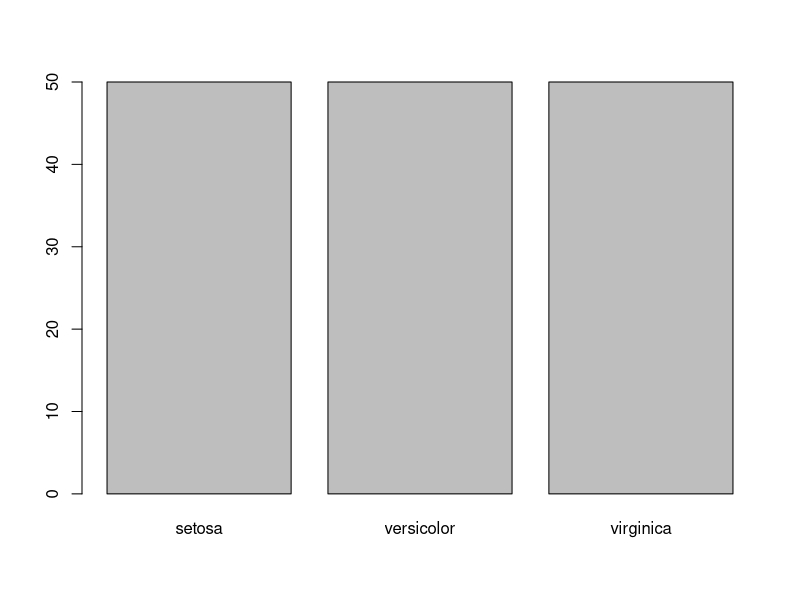
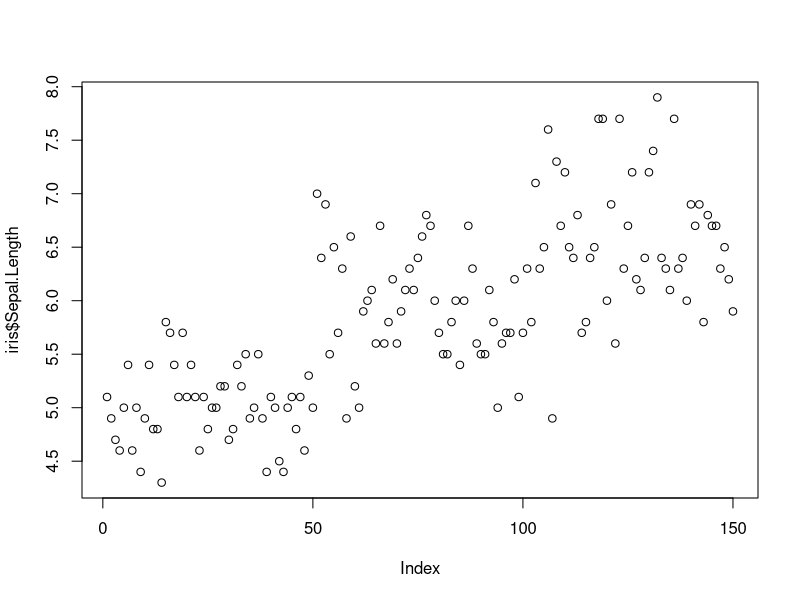
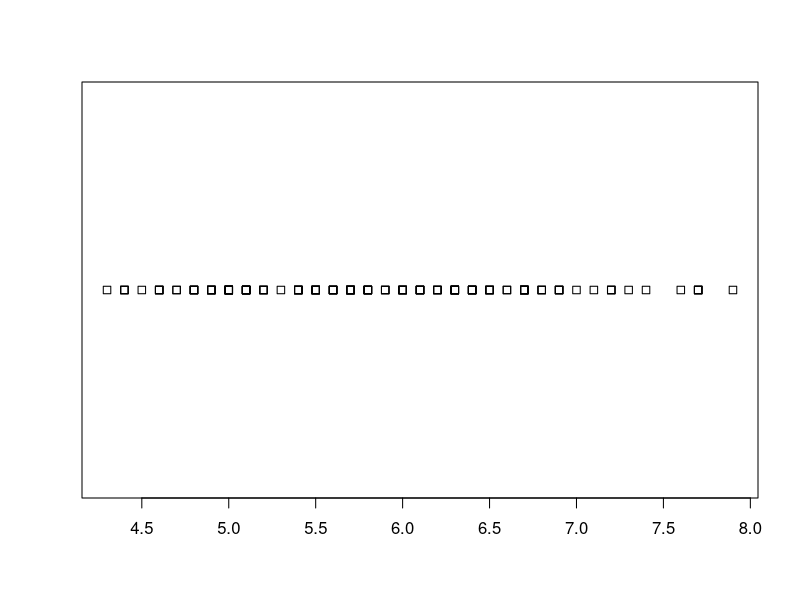
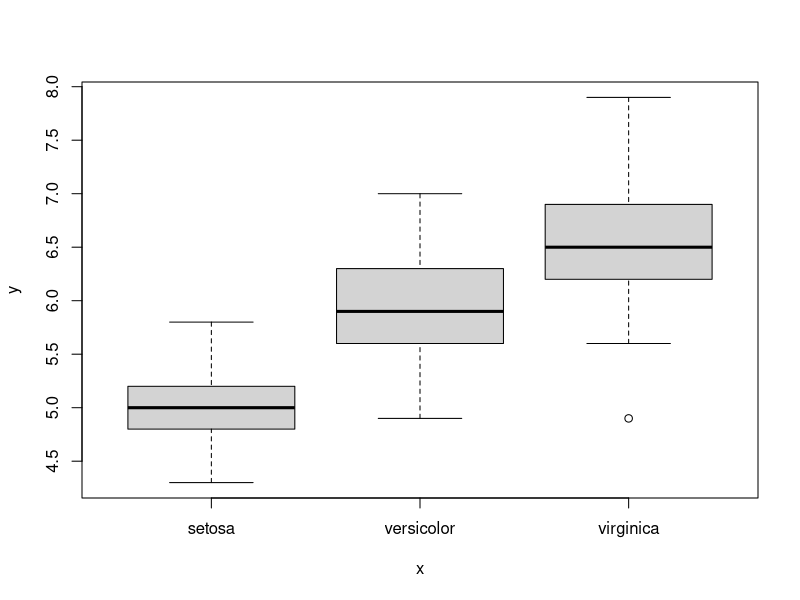
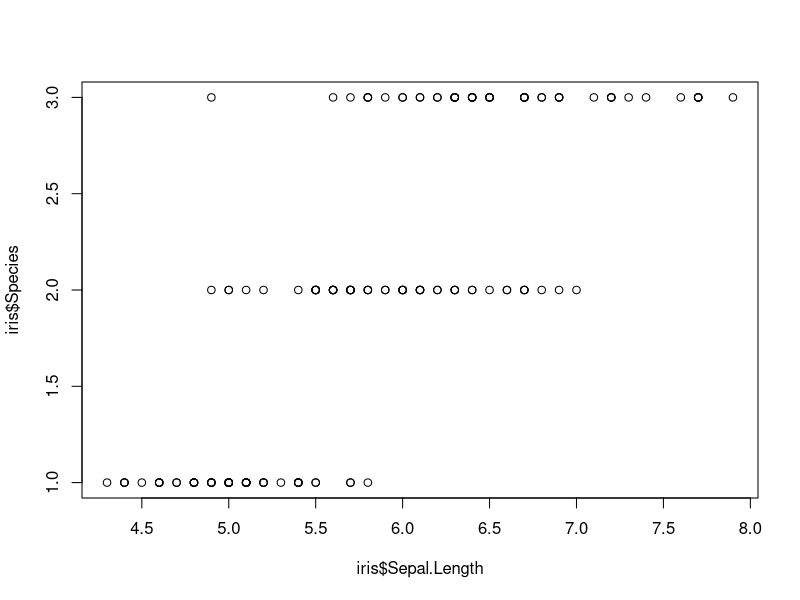
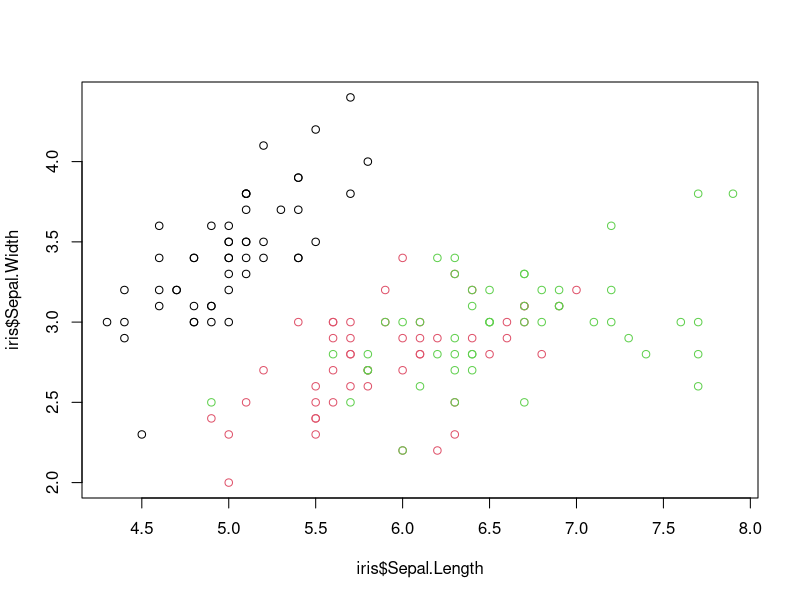
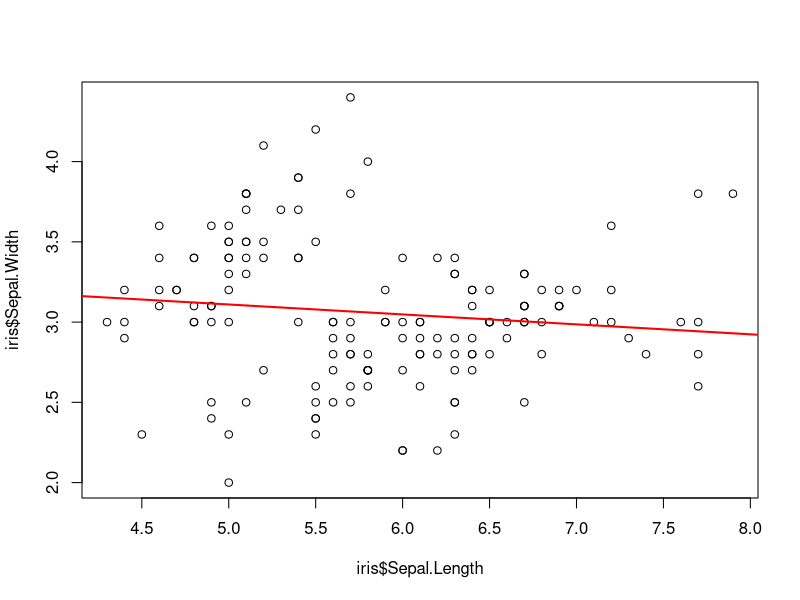
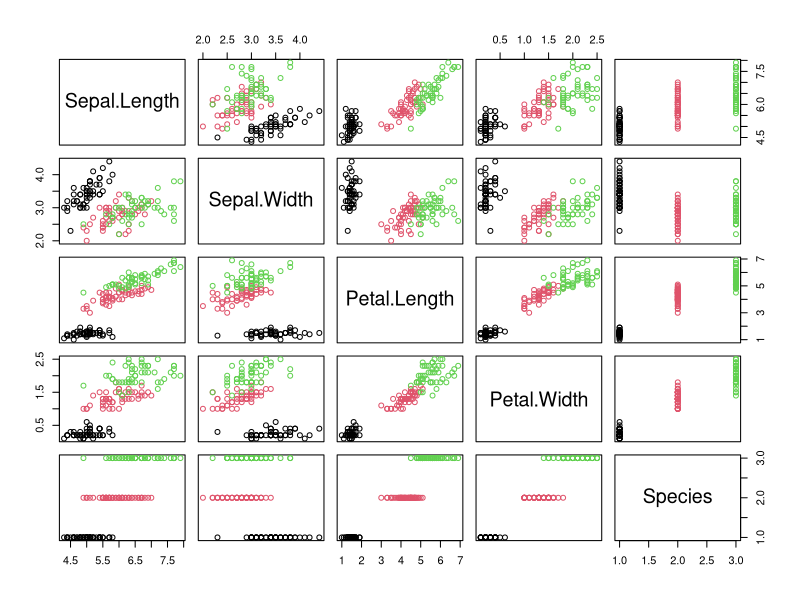

Recreate these plots in R, in order.
## ---- chunk 1
library(tidyverse)
library(ggthemes)
## ---- chunk 2
iris <- as_tibble(iris)
iris
## ---- chunk 3
plot(iris$Species)
## ---- chunk 4
plot(iris$Sepal.Length)
## ---- chunk 5
stripchart(iris$Sepal.Length)
## ---- chunk 6
plot(iris$Species, iris$Sepal.Length)
## ---- chunk 7
plot( iris$Sepal.Length, iris$Species )
## ---- chunk 8
plot(iris$Sepal.Length, iris$Sepal.Width, col=iris$Species)
## ---- chunk 9
plot(iris$Sepal.Length, iris$Sepal.Width)
abline(
  lm(iris$Sepal.Width~iris$Sepal.Length), 
  col="red", 
  lwd=2
  )
## ---- chunk 10
plot(iris, col=iris$Species)
## ---- chunk 11
hist(iris$Sepal.Length)
## ---- chunk 12
hist(iris$Sepal.Length, breaks = seq(4, 9, by = 0.25))
## ---- chunk 13
hist(iris$Sepal.Length, breaks = 15)
## ---- chunk 14
hist(iris$Sepal.Length,
     freq = FALSE, #if TRUE, the histogram graphic is a representation of frequencies, the counts component of the result; if FALSE, probability densities are plotted so that the histogram has a total area of one
     col="red",
     breaks = 15,
     xlim = c(3, 9), #limits the X axis from 3 to 9
     ylim = c(0, 0.6), #limits the Y axis from 0 to 0.6
     main = "Iris",
     xlab = "sepal length",
     ylab="probability density")

abline(v = median(iris$Sepal.Length), col = "blue", lwd = 2) #vertical line that intercepts x at median sepal length
abline(h = 0.3, col = "cyan", lwd = 2) #horisontal line that intercepts y at 0.3
## ---- chunk 15
iris %>% ggplot()
## ---- chunk 16
iris %>% ggplot(aes(x=Sepal.Length, y=Sepal.Width))
## ---- chunk 17
iris %>% ggplot(aes(x=Sepal.Length, y=Sepal.Width)) + 
  geom_point() + 
  geom_smooth(method = "lm")
## ---- chunk 18
iris %>% ggplot(aes(x=Sepal.Length, y=Sepal.Width)) +
  geom_point(aes(color=Species)) + 
  geom_smooth(method = "lm", color="black", se=FALSE) +
  theme_classic()
## ---- chunk 19
ggplot(iris, aes(x=Sepal.Length, y=Sepal.Width)) +
  geom_point() +
  geom_smooth(data=filter(iris, Species =="setosa"), method = lm) +
  theme_classic()
## ---- chunk 20
ggplot(iris, aes(x=Sepal.Length, y=Sepal.Width)) +
  geom_point() +
  geom_smooth(data=filter(iris, Species %in% c("virginica", "versicolor")), method = lm) + 
  theme_bw()
## ---- chunk 21
ggplot(iris, aes(x=Sepal.Length, y=Sepal.Width, color=Species)) +
  geom_point() +
  geom_smooth(method = "lm", se=F) +
  theme_tufte()
## ---- chunk 22
(midwest <- as_tibble(midwest) %>% select(percwhite, percbelowpoverty, poptotal))
## ---- chunk 23

ggplot(midwest, aes(percwhite, percbelowpoverty)) +
  geom_point(aes(size = poptotal)) +
  geom_smooth(aes(weight = poptotal), method = lm, size = 1) + 
  geom_smooth(method = lm, color="red") +
  labs(x="percent white", y="percent below poverty")
## ---- chunk 24
sp <- ggplot(data=mtcars, aes(x=wt, y=mpg)) + geom_point()
reg<-lm(mpg ~ wt, data = mtcars)
reg
coeff=coefficients(reg)
# Equation of the line : 
sp + geom_abline(intercept = coeff[1], slope = coeff[2], color="red", 
                 linetype="dashed", size=1.5)
## ---- chunk 25
# Simple scatter plot
sp <- ggplot(data=mtcars, aes(x=wt, y=mpg)) + geom_point()
# Add horizontal line at y = 2O
sp + geom_hline(yintercept=20, linetype="dashed", 
                color = "red", size=2)
## ---- chunk 26
# Add a vertical line at x = 3
sp + geom_vline(xintercept = 3, linetype="dotted", 
                color = "blue", size=1.5)
## ---- chunk 27
# Add a vertical line segment
sp + geom_segment(aes(x = 4, y = 15, xend = 4, yend = 27))
# Add horizontal line segment
sp + geom_segment(aes(x = 2, y = 15, xend = 3, yend = 15))
## ---- chunk 28
library(grid)
sp + geom_segment(aes(x = 5, y = 30, xend = 3.5, yend = 25),
                  arrow = arrow(length = unit(0.5, "cm")))
## ---- chunk 29
ggplot(iris) +
  geom_point(aes(x=Sepal.Length, y=Sepal.Width, size = Petal.Length, color= Species))
## ---- chunk 30
ggplot(iris) +
  geom_point(aes(x=Sepal.Length, y=Sepal.Width, size = Petal.Length), color= "red")
## ---- chunk 31
head(mpg, 2)
mpg<-mpg

best_in_class <- mpg %>%
  group_by(class) %>%
  top_n(1, hwy)

head(best_in_class)
## ---- chunk 32
ggplot(mpg, aes(displ, hwy)) +
  geom_point(aes(colour = class))+
  geom_point(size = 3, shape = 1, data = best_in_class) 
## ---- chunk 33
library(ggrepel)
ggplot(mpg, aes(displ, hwy)) +
  geom_point(aes(colour = class))+
  geom_point(size = 3, shape = 1, data = best_in_class) +
  geom_label_repel(aes(label = model), data = best_in_class, cex=2)

## ---- chunk 34
#here we separate different classes of cars into different colors
ggplot(mpg, aes(displ, hwy)) +
  geom_point(aes(colour = class))
## ---- chunk 35
ggplot(mpg, aes(displ, hwy)) +
   geom_point()+
  facet_wrap(~class, nrow=2)
## ---- chunk 36
ggplot(mpg, aes(displ, hwy)) +
   geom_point()+
  facet_wrap(~class, ncol=3)
## ---- chunk 37
ggplot(mpg, aes(displ, hwy)) +
   geom_point()+
  facet_grid(drv ~ cyl)
## ---- chunk 38
ggplot(mpg, aes(displ, hwy)) +
   geom_point()+
  facet_grid(. ~ drv)
## ---- chunk 39
ggplot(mpg, aes(displ, hwy)) +
   geom_point()+
  facet_grid(drv ~ .)
## ---- chunk 40
ggplot(diamonds, aes(log10(carat), log10(price))) +
  geom_bin2d()
## ---- chunk 41
ggplot(diamonds, aes(carat, price)) +
  geom_bin2d() + 
  scale_x_log10() + 
  scale_y_log10()
## ---- chunk 42
sp <- ggplot(cars, aes(x = speed, y = dist)) + geom_point()
sp
#data and scale are linear

sp + scale_x_continuous(trans='log2') + scale_y_continuous(trans='log2')
#data and scale are both logarithmic

sp + coord_trans(x="log2", y="log2") #data is log transformed but the scale is linear
## ---- chunk 43
ggplot(mpg, aes(displ, hwy)) +
  geom_point() +
  scale_y_continuous(breaks = seq(15, 40, by = 5))
## ---- chunk 44
ggplot(iris, mapping = aes(x = Species, y = Sepal.Length)) + 
  geom_boxplot() +
  coord_flip()
## ---- chunk 45
a1 <- ggplot(iris, aes(Sepal.Length, Sepal.Width, color = Species)) + 
  geom_point()

a1 + labs(
     title = "Title",
     subtitle = "subtitle",
     caption = "caption"
      )
## ---- chunk 46
ggplot(mpg, aes(displ, hwy)) +
  geom_point(aes(color = drv)) +
  scale_colour_brewer(palette = "Set1")
## ---- chunk 47
library(tidyverse)
set.seed(10) #make predictable random data
baseline <- rlnorm(100, 0, 1)
post <- 0.8*baseline + rnorm(100, 0, 0.10*baseline)
my.data <- data.frame(baseline, post)
ggplot(my.data, aes(x=baseline, y=post)) +
    theme_bw() + 
    geom_point(shape=1) +    # Use hollow circles
    geom_smooth(method=lm) +  # Add linear regression line 
    geom_abline(slope = 1, intercept = 0, linetype = 2, colour = "red")
## ---- chunk 48
diff <- (post - baseline)
diffp <- (post - baseline)/baseline*100
sd.diff <- sd(diff)
sd.diffp <- sd(diffp)
my.data <- data.frame(baseline, post, diff, diffp)
